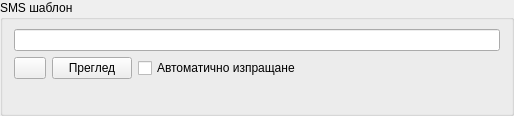
<?xml version="1.0" encoding="UTF-8"?>
<ui version="4.0">
 <class>SMSTemplateClass</class>
 <widget class="QWidget" name="SMSTemplateClass">
  <property name="geometry">
   <rect>
    <x>0</x>
    <y>0</y>
    <width>514</width>
    <height>116</height>
   </rect>
  </property>
  <property name="windowTitle">
   <string>SMSTemplate</string>
  </property>
  <layout class="QVBoxLayout" name="verticalLayout_2">
   <property name="spacing">
    <number>0</number>
   </property>
   <property name="leftMargin">
    <number>0</number>
   </property>
   <property name="topMargin">
    <number>0</number>
   </property>
   <property name="rightMargin">
    <number>0</number>
   </property>
   <property name="bottomMargin">
    <number>0</number>
   </property>
   <item>
    <widget class="QGroupBox" name="groupBox">
     <property name="title">
      <string>SMS шаблон</string>
     </property>
     <layout class="QVBoxLayout" name="verticalLayout">
      <property name="topMargin">
       <number>9</number>
      </property>
      <property name="bottomMargin">
       <number>9</number>
      </property>
      <item>
       <widget class="QLineEdit" name="lineEdit"/>
      </item>
      <item>
       <layout class="QHBoxLayout" name="horizontalLayout">
        <property name="bottomMargin">
         <number>0</number>
        </property>
        <item>
         <widget class="QPushButton" name="resetButton">
          <property name="maximumSize">
           <size>
            <width>32</width>
            <height>32</height>
           </size>
          </property>
          <property name="toolTip">
           <string>Възстанови шаблона по подразбиране</string>
          </property>
          <property name="text">
           <string/>
          </property>
         </widget>
        </item>
        <item>
         <widget class="QPushButton" name="previewButton">
          <property name="minimumSize">
           <size>
            <width>32</width>
            <height>0</height>
           </size>
          </property>
          <property name="text">
           <string>Преглед</string>
          </property>
         </widget>
        </item>
        <item>
         <widget class="QCheckBox" name="autoCheck">
          <property name="text">
           <string>Автоматично изпращане</string>
          </property>
         </widget>
        </item>
        <item>
         <widget class="QLabel" name="charCountLabel">
          <property name="sizePolicy">
           <sizepolicy hsizetype="Expanding" vsizetype="Preferred">
            <horstretch>0</horstretch>
            <verstretch>0</verstretch>
           </sizepolicy>
          </property>
          <property name="text">
           <string/>
          </property>
          <property name="alignment">
           <set>Qt::AlignmentFlag::AlignRight|Qt::AlignmentFlag::AlignTrailing|Qt::AlignmentFlag::AlignVCenter</set>
          </property>
         </widget>
        </item>
       </layout>
      </item>
      <item>
       <spacer name="verticalSpacer">
        <property name="orientation">
         <enum>Qt::Orientation::Vertical</enum>
        </property>
        <property name="sizeHint" stdset="0">
         <size>
          <width>20</width>
          <height>0</height>
         </size>
        </property>
       </spacer>
      </item>
     </layout>
    </widget>
   </item>
  </layout>
 </widget>
 <layoutdefault spacing="6" margin="11"/>
 <resources/>
 <connections/>
</ui>
